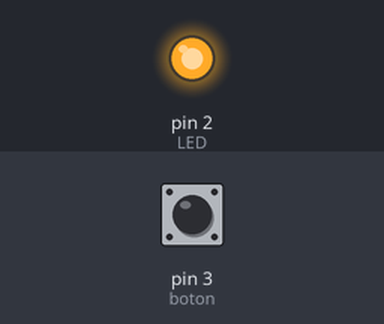
This sketch was run on a simulated Arduino Uno, built with avr-gcc and run on an emulated ATmega328P. Shown: output pins drawn as LEDs (lit = HIGH). The inputs (shaded band) are chosen by the test bench; at power-on: pin 3 (boton) HIGH.

Above: at 1.2 s.
1.3 s: pin 3 (boton) pulled LOW for 0.15 s
At 1.37 s:
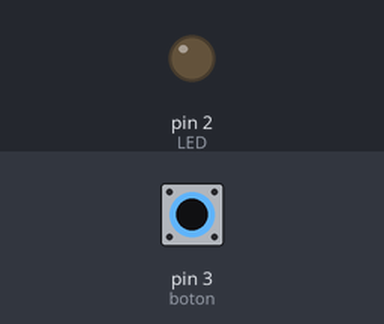
2.9 s: pin 3 (boton) pulled LOW for 3.2 s
At 6.4 s:
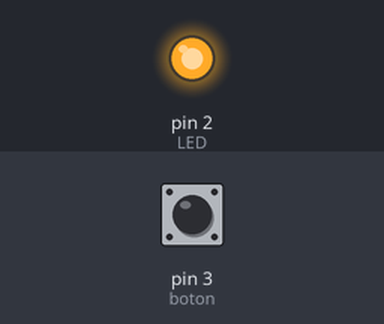
Timing chart, 0 to 7.9 s (numbered marks = the images above; inputs shaded):
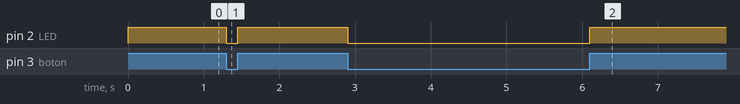

Measured:
- after the input at 1.3 s, pin 2 (LED): HIGH → LOW at once, → HIGH 0.15 s later
- after the input at 2.9 s, pin 2 (LED): HIGH → LOW at once, → HIGH 3.2 s later

The sketch:

boton.ino
```cpp
int boton = 3;
int LED = 2;

bool valor;

void setup() {
  // put your setup code here, to run once:

  pinMode(boton, INPUT);
  pinMode(LED, OUTPUT);
}

void loop() {
  // put your main code here, to run repeatedly:

  digitalWrite(LED, 1);
  valor = digitalRead(boton);

  if(valor == 0){
    digitalWrite(LED, 0);

  }else{
    digitalWrite(LED, 1);

  }
  delay(50);
}
```
